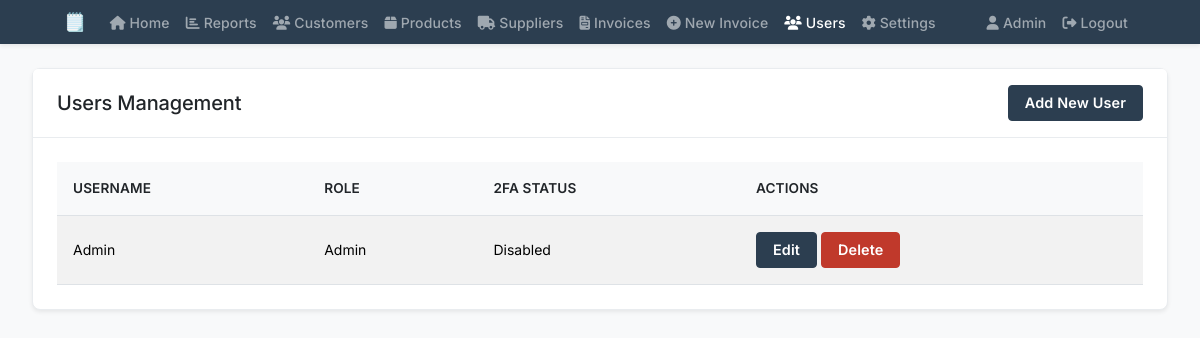
Screenshot of /users (signed in) with the database file from the repository.
### app.py (models this page shows, shortened)
class User(db.Model):
    id = db.Column(db.Integer, primary_key=True)
    username = db.Column(db.String(80), unique=True, nullable=False)
    password = db.Column(db.String(120), nullable=False)
    role = db.Column(db.String(20), nullable=False, default='user')
    totp_secret = db.Column(db.String(32))
    totp_enabled = db.Column(db.Boolean, default=False)

### app.py (the view)
@app.route('/users')
@admin_required
def users():
    users_list = User.query.all()
    return render_template('users.html', users=users_list)

### app.py (called while the page is built)
def admin_required(f):
    @wraps(f)
    def decorated_function(*args, **kwargs):
        if 'user_id' not in session:
            return redirect(url_for('login'))
        user = User.query.get(session['user_id'])
        if not user or user.role != 'admin':
            return jsonify({'error': 'Admin access required'}), 403
        return f(*args, **kwargs)
    return decorated_function

def get_user(user_id):
    return User.query.get(user_id)

@app.before_request
def require_login():
    public_routes = ['login', 'static']
    if request.endpoint and request.endpoint not in public_routes:
        if 'logged_in' not in session:
            return redirect(url_for('login'))

### templates/users.html (shortened to what this page needs)
{% extends "base.html" %}
{% block content %}
<div class="card">
    <div class="card-header d-flex justify-content-between align-items-center">
        <h5 class="mb-0">Users Management</h5>
        <button type="button" class="btn btn-primary" data-bs-toggle="modal" data-bs-target="#addUserModal">
            Add New User
        </button>
    </div>
    <div class="card-body">
        <div class="table-responsive">
            <table class="table table-striped">
                <thead>
                    <tr>
                        <th>Username</th>
                        <th>Role</th>
                        <th>2FA Status</th>
                        <th>Actions</th>
                    </tr>
                </thead>
                <tbody>
                    {% for user in users %}
                    <tr>
                        <td>{{ user.username }}</td>
                        <td>{{ user.role }}</td>
                        <td>{{ "Enabled" if user.totp_enabled else "Disabled" }}</td>
                        <td>
                            <button class="btn btn-sm btn-primary edit-user"
                                    data-id="{{ user.id }}"
                                    data-username="{{ user.username }}"
                                    data-role="{{ user.role }}"
                                    data-totp-enabled="{{ user.totp_enabled|lower }}">
                                Edit
                            </button>
                            <button class="btn btn-sm btn-danger delete-user" data-id="{{ user.id }}">
                                Delete
                            </button>
                        </td>
                    </tr>
                    {% endfor %}
                </tbody>
            </table>
        </div>
    </div>
</div>
{% endblock %}

### templates/base.html (shortened to what this page needs)
<!DOCTYPE html>
<html lang="en">
<head>
    <link href="https://cdn.jsdelivr.net/npm/bootstrap@5.3.2/dist/css/bootstrap.min.css" rel="stylesheet">
    <link href="https://cdnjs.cloudflare.com/ajax/libs/font-awesome/6.5.1/css/all.min.css" rel="stylesheet">
</head>
<body>
    <nav class="navbar navbar-expand-lg navbar-dark fixed-top">
        <div class="container-fluid">
            <a class="navbar-brand" href="{{ url_for('index') }}">🗒️</a>
            <div class="collapse navbar-collapse" id="navbarNav">
                <ul class="navbar-nav me-auto mb-2 mb-lg-0">
                    <li class="nav-item">
                        <a class="nav-link {% if request.endpoint == 'index' %}active{% endif %}" href="{{ url_for('index') }}">
                            <i class="fas fa-home"></i> Home
                        </a>
                    </li>
                    <li class="nav-item">
                        <a class="nav-link {% if request.endpoint == 'reports' %}active{% endif %}" href="{{ url_for('reports') }}">
                            <i class="fas fa-chart-bar"></i> Reports
                        </a>
                    </li>
                    <li class="nav-item">
                        <a class="nav-link {% if request.endpoint == 'customers' %}active{% endif %}" href="{{ url_for('customers') }}">
                            <i class="fas fa-users"></i> Customers
                        </a>
                    </li>
                    <li class="nav-item">
                        <a class="nav-link {% if request.endpoint == 'products' %}active{% endif %}" href="{{ url_for('products') }}">
                            <i class="fas fa-box"></i> Products
                        </a>
                    </li>
                    <li class="nav-item">
                        <a class="nav-link {% if request.endpoint == 'suppliers' %}active{% endif %}" href="{{ url_for('suppliers') }}">
                            <i class="fas fa-truck"></i> Suppliers
                        </a>
                    </li>
                    <li class="nav-item">
                        <a class="nav-link {% if request.endpoint == 'invoices' %}active{% endif %}" href="{{ url_for('invoices') }}">
                            <i class="fas fa-file-invoice"></i> Invoices
                        </a>
                    </li>
                    <li class="nav-item">
                        <a class="nav-link {% if request.endpoint == 'new_invoice' %}active{% endif %}" href="{{ url_for('new_invoice') }}">
                            <i class="fas fa-plus-circle"></i> New Invoice
                        </a>
                    </li>
                    {% if session.get('user_id') %}
                        {% set current_user = get_user(session.get('user_id')) %}
                        {% if current_user and current_user.role == 'admin' %}
                        <li class="nav-item">
                            <a class="nav-link {% if request.endpoint == 'users' %}active{% endif %}" href="{{ url_for('users') }}">
                                <i class="fas fa-users"></i> Users
                            </a>
                        </li>
                        {% endif %}
                    {% endif %}
                    <li class="nav-item">
                        <a class="nav-link {% if request.endpoint == 'settings' %}active{% endif %}" href="{{ url_for('settings') }}">
                            <i class="fas fa-cog"></i> Settings
                        </a>
                    </li>
                </ul>
                <ul class="navbar-nav ms-auto">
                    {% if session.get('user_id') %}
                        {% set current_user = get_user(session.get('user_id')) %}
                        <li class="nav-item">
                            <span class="nav-link">
                                <i class="fas fa-user"></i> {{ current_user.username }}
                            </span>
                        </li>
                        <li class="nav-item">
                            <a class="nav-link" href="{{ url_for('logout') }}">
                                <i class="fas fa-sign-out-alt"></i> Logout
                            </a>
                        </li>
                    {% endif %}
                </ul>
            </div>
        </div>
    </nav>
    <div class="container-fluid content {% if request.endpoint == 'new_invoice' %}no-padding{% endif %}">
        {% block content %}{% endblock %}
    </div>
</body>
</html>

### templates/base.html (style rules this page uses)
:root { --bg-color: #f8f9fa; --text-color: #212529; --card-bg: #ffffff; --border-color: #e9ecef; --table-stripe: #f8f9fa; --input-bg: #ffffff; --input-text: #212529; --navbar-bg: #2c3e50; --navbar-text: #ffffff; --dropdown-bg: #ffffff; --dropdown-text: #212529; --dropdown-hover: #f8f9fa; --btn-text: #ffffff; --header-bg: #f8f9fa; --table-border: #dee2e6; --table-header: #f8f9fa; --shadow-sm: 0 .125rem .25rem rgba(0,0,0,.075); --shadow: 0 .5rem 1rem rgba(0,0,0,.15); --transition: all 0.3s ease; }
body { font-family: 'Inter', -apple-system, BlinkMacSystemFont, sans-serif; font-size: var(--base-font-size, 14px); background-color: var(--bg-color); color: var(--text-color); min-height: 100vh; display: flex; flex-direction: column; padding-top: 2.75rem; text-transform: capitalize; -webkit-font-smoothing: antialiased; -moz-osx-font-smoothing: grayscale; }
.navbar { background-color: var(--navbar-bg) !important; padding: 0.25rem 2rem; box-shadow: var(--shadow-sm); height: 2.75rem; }
.navbar-brand { font-weight: 700; font-size: 1.1rem; padding: 0; letter-spacing: -0.01em; }
.navbar-dark .navbar-nav .nav-link { font-weight: 500; letter-spacing: 0.01em; }
.container-fluid { max-width: 100%; padding: 0 2rem; }
.card { background-color: var(--card-bg); border: 1px solid var(--border-color); border-radius: 0.5rem; box-shadow: var(--shadow-sm); transition: var(--transition); margin-bottom: 1.5rem; }
.card-header { background-color: var(--card-bg); border-bottom: 1px solid var(--border-color); padding: 1rem 1.5rem; font-weight: 600; letter-spacing: -0.01em; }
.card-body { padding: 1.5rem; }
.table { color: var(--text-color); border-color: var(--table-border); margin-bottom: 0; }
.table thead th { background-color: var(--table-header); border-color: var(--table-border); color: var(--text-color); font-weight: 600; padding: 1rem; white-space: nowrap; font-weight: 600; letter-spacing: 0.01em; text-transform: uppercase; font-size: 0.85rem; }
.table td { border-color: var(--table-border); padding: 1rem; vertical-align: middle; }
.table-striped tbody tr:nth-of-type(odd) { background-color: var(--table-stripe); }
.btn { padding: 0.4rem 1rem; border-radius: 0.25rem; font-weight: 600; font-size: 0.9rem; transition: var(--transition); letter-spacing: 0.01em; }
.btn-primary { background-color: #2c3e50; border-color: #2c3e50; }
.btn-danger { background-color: #c0392b; border-color: #c0392b; }
.content { padding-top: 1.5rem; }

### rows the page displays
User: username "Admin", role "Admin", totp_enabled "Disabled"
